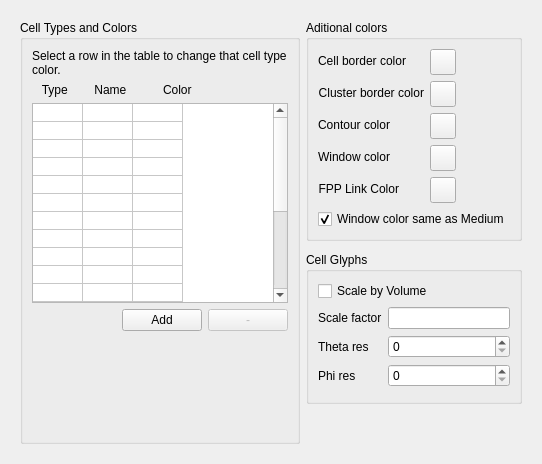
     <widget class="QWidget" name="tab_cell_type">
      <attribute name="title">
       <string>Cells/Colors</string>
      </attribute>
      <layout class="QHBoxLayout" name="horizontalLayout_24">
       <item>
        <widget class="QFrame" name="frame_1">
         <property name="title" stdset="0">
          <string/>
         </property>
         <layout class="QHBoxLayout" name="horizontalLayout_13">
          <item>
           <widget class="QGroupBox" name="groupBox_14">
            <property name="title">
             <string>Cell Types and Colors</string>
            </property>
            <layout class="QVBoxLayout" name="verticalLayout_16">
             <item>
              <widget class="QLabel" name="selectCellColorLabel">
               <property name="sizePolicy">
                <sizepolicy hsizetype="Preferred" vsizetype="Maximum">
                 <horstretch>0</horstretch>
                 <verstretch>0</verstretch>
                </sizepolicy>
               </property>
               <property name="text">
                <string>Select a row in the table to change that cell type color.</string>
               </property>
               <property name="textFormat">
                <enum>Qt::PlainText</enum>
               </property>
               <property name="alignment">
                <set>Qt::AlignLeading|Qt::AlignLeft|Qt::AlignTop</set>
               </property>
               <property name="wordWrap">
                <bool>true</bool>
               </property>
               <property name="textInteractionFlags">
                <set>Qt::NoTextInteraction</set>
               </property>
              </widget>
             </item>
             <item>
              <widget class="QLabel" name="label_35">
               <property name="text">
                <string>   Type        Name           Color</string>
               </property>
              </widget>
             </item>
             <item>
              <widget class="QTableWidget" name="typeColorTable">
               <property name="enabled">
                <bool>true</bool>
               </property>
               <property name="sizePolicy">
                <sizepolicy hsizetype="MinimumExpanding" vsizetype="Fixed">
                 <horstretch>0</horstretch>
                 <verstretch>0</verstretch>
                </sizepolicy>
               </property>
               <property name="minimumSize">
                <size>
                 <width>200</width>
                 <height>200</height>
                </size>
               </property>
               <property name="horizontalScrollBarPolicy">
                <enum>Qt::ScrollBarAlwaysOff</enum>
               </property>
               <property name="editTriggers">
                <set>QAbstractItemView::NoEditTriggers</set>
               </property>
               <property name="selectionMode">
                <enum>QAbstractItemView::SingleSelection</enum>
               </property>
               <property name="iconSize">
                <size>
                 <width>0</width>
                 <height>0</height>
                </size>
               </property>
               <property name="showGrid">
                <bool>true</bool>
               </property>
               <property name="wordWrap">
                <bool>false</bool>
               </property>
               <property name="cornerButtonEnabled">
                <bool>false</bool>
               </property>
               <property name="rowCount">
                <number>20</number>
               </property>
               <property name="columnCount">
                <number>3</number>
               </property>
               <attribute name="horizontalHeaderVisible">
                <bool>false</bool>
               </attribute>
               <attribute name="horizontalHeaderCascadingSectionResizes">
                <bool>true</bool>
               </attribute>
               <attribute name="horizontalHeaderDefaultSectionSize">
                <number>50</number>
               </attribute>
               <attribute name="horizontalHeaderHighlightSections">
                <bool>false</bool>
               </attribute>
               <attribute name="verticalHeaderVisible">
                <bool>false</bool>
               </attribute>
               <attribute name="verticalHeaderMinimumSectionSize">
                <number>11</number>
               </attribute>
               <attribute name="verticalHeaderDefaultSectionSize">
                <number>18</number>
               </attribute>
               <attribute name="verticalHeaderHighlightSections">
                <bool>false</bool>
               </attribute>
               <attribute name="verticalHeaderShowSortIndicator" stdset="0">
                <bool>true</bool>
               </attribute>
               <attribute name="verticalHeaderStretchLastSection">
                <bool>false</bool>
               </attribute>
               <row/>
               <row/>
               <row/>
               <row/>
               <row/>
               <row/>
               <row/>
               <row/>
               <row/>
               <row/>
               <row/>
               <row/>
               <row/>
               <row/>
               <row/>
               <row/>
               <row/>
               <row/>
               <row/>
               <row/>
               <column/>
               <column/>
               <column/>
               <item row="0" column="1">
                <property name="text">
                 <string/>
                </property>
               </item>
              </widget>
             </item>
             <item>
              <layout class="QHBoxLayout" name="horizontalLayout_11">
               <item>
                <spacer name="horizontalSpacer_16">
                 <property name="orientation">
                  <enum>Qt::Horizontal</enum>
                 </property>
                 <property name="sizeHint" stdset="0">
                  <size>
                   <width>40</width>
                   <height>20</height>
                  </size>
                 </property>
                </spacer>
               </item>
               <item>
                <widget class="QPushButton" name="addCellTypeButton">
                 <property name="enabled">
                  <bool>true</bool>
                 </property>
                 <property name="text">
                  <string>Add</string>
                 </property>
                 <property name="autoDefault">
                  <bool>false</bool>
                 </property>
                 <property name="default">
                  <bool>false</bool>
                 </property>
                </widget>
               </item>
               <item>
                <widget class="QPushButton" name="deleteCellTypeButton">
                 <property name="enabled">
                  <bool>false</bool>
                 </property>
                 <property name="toolTip">
                  <string>Remove an item</string>
                 </property>
                 <property name="text">
                  <string>-</string>
                 </property>
                 <property name="autoDefault">
                  <bool>false</bool>
                 </property>
                </widget>
               </item>
              </layout>
             </item>
             <item>
              <spacer name="verticalSpacer_7">
               <property name="orientation">
                <enum>Qt::Vertical</enum>
               </property>
               <property name="sizeHint" stdset="0">
                <size>
                 <width>20</width>
                 <height>10</height>
                </size>
               </property>
              </spacer>
             </item>
            </layout>
           </widget>
          </item>
          <item>
           <layout class="QVBoxLayout" name="verticalLayout_17">
            <item>
             <widget class="QGroupBox" name="groupBox_11">
              <property name="title">
               <string>Aditional colors</string>
              </property>
              <layout class="QFormLayout" name="formLayout">
               <item row="1" column="0">
                <widget class="QLabel" name="borderColorLabel">
                 <property name="text">
                  <string>Cell border color</string>
                 </property>
                 <property name="alignment">
                  <set>Qt::AlignRight|Qt::AlignTrailing|Qt::AlignVCenter</set>
                 </property>
                </widget>
               </item>
               <item row="1" column="1">
                <widget class="QToolButton" name="cellBorderColorButton">
                 <property name="minimumSize">
                  <size>
                   <width>26</width>
                   <height>26</height>
                  </size>
                 </property>
                 <property name="maximumSize">
                  <size>
                   <width>26</width>
                   <height>26</height>
                  </size>
                 </property>
                 <property name="toolTip">
                  <string>&lt;html&gt;&lt;head/&gt;&lt;body&gt;&lt;p&gt;Sets cell boundary color&lt;/p&gt;&lt;/body&gt;&lt;/html&gt;</string>
                 </property>
                 <property name="text">
                  <string/>
                 </property>
                </widget>
               </item>
               <item row="2" column="0">
                <widget class="QLabel" name="clusterBorderColorLabel">
                 <property name="text">
                  <string>Cluster border color</string>
                 </property>
                 <property name="alignment">
                  <set>Qt::AlignRight|Qt::AlignTrailing|Qt::AlignVCenter</set>
                 </property>
                </widget>
               </item>
               <item row="2" column="1">
                <widget class="QToolButton" name="clusterBorderColorButton">
                 <property name="minimumSize">
                  <size>
                   <width>26</width>
                   <height>26</height>
                  </size>
                 </property>
                 <property name="maximumSize">
                  <size>
                   <width>26</width>
                   <height>26</height>
                  </size>
                 </property>
                 <property name="toolTip">
                  <string>&lt;html&gt;&lt;head/&gt;&lt;body&gt;&lt;p&gt;Sets cell cluster boundary color&lt;/p&gt;&lt;/body&gt;&lt;/html&gt;</string>
                 </property>
                 <property name="text">
                  <string/>
                 </property>
                </widget>
               </item>
               <item row="3" column="0">
                <widget class="QLabel" name="contourColorLabel">
                 <property name="text">
                  <string>Contour color</string>
                 </property>
                 <property name="alignment">
                  <set>Qt::AlignRight|Qt::AlignTrailing|Qt::AlignVCenter</set>
                 </property>
                </widget>
               </item>
               <item row="3" column="1">
                <widget class="QToolButton" name="contourColorButton">
                 <property name="minimumSize">
                  <size>
                   <width>26</width>
                   <height>26</height>
                  </size>
                 </property>
                 <property name="maximumSize">
                  <size>
                   <width>26</width>
                   <height>26</height>
                  </size>
                 </property>
                 <property name="toolTip">
                  <string>&lt;html&gt;&lt;head/&gt;&lt;body&gt;&lt;p&gt;Sets chemical field contour color&lt;/p&gt;&lt;/body&gt;&lt;/html&gt;</string>
                 </property>
                 <property name="text">
                  <string/>
                 </property>
                </widget>
               </item>
               <item row="4" column="0">
                <widget class="QLabel" name="windowColorLabel">
                 <property name="text">
                  <string>Window color</string>
                 </property>
                 <property name="alignment">
                  <set>Qt::AlignRight|Qt::AlignTrailing|Qt::AlignVCenter</set>
                 </property>
                </widget>
               </item>
               <item row="4" column="1">
                <widget class="QToolButton" name="windowColorButton">
                 <property name="enabled">
                  <bool>true</bool>
                 </property>
                 <property name="minimumSize">
                  <size>
                   <width>26</width>
                   <height>26</height>
                  </size>
                 </property>
                 <property name="maximumSize">
                  <size>
                   <width>26</width>
                   <height>26</height>
                  </size>
                 </property>
                 <property name="toolTip">
                  <string>&lt;html&gt;&lt;head/&gt;&lt;body&gt;&lt;p&gt;Sets background color for the graphics window&lt;/p&gt;&lt;/body&gt;&lt;/html&gt;</string>
                 </property>
                 <property name="text">
                  <string/>
                 </property>
                </widget>
               </item>
               <item row="5" column="0">
                <widget class="QLabel" name="windowColorLabel_4">
                 <property name="text">
                  <string>FPP Link Color</string>
                 </property>
                 <property name="alignment">
                  <set>Qt::AlignRight|Qt::AlignTrailing|Qt::AlignVCenter</set>
                 </property>
                </widget>
               </item>
               <item row="5" column="1">
                <widget class="QToolButton" name="fppColorButton">
                 <property name="enabled">
                  <bool>true</bool>
                 </property>
                 <property name="minimumSize">
                  <size>
                   <width>26</width>
                   <height>26</height>
                  </size>
                 </property>
                 <property name="maximumSize">
                  <size>
                   <width>26</width>
                   <height>26</height>
                  </size>
                 </property>
                 <property name="toolTip">
                  <string>&lt;html&gt;&lt;head/&gt;&lt;body&gt;&lt;p&gt;Sets focal point plasticity (FPP) link color&lt;/p&gt;&lt;/body&gt;&lt;/html&gt;</string>
                 </property>
                 <property name="text">
                  <string/>
                 </property>
                </widget>
               </item>
               <item row="6" column="0" colspan="2">
                <widget class="QCheckBox" name="windowColorSameAsMediumCB">
                 <property name="text">
                  <string>Window color same as Medium</string>
                 </property>
                 <property name="checked">
                  <bool>true</bool>
                 </property>
                </widget>
               </item>
              </layout>
             </widget>
            </item>
            <item>
             <spacer name="verticalSpacer_9">
              <property name="orientation">
               <enum>Qt::Vertical</enum>
              </property>
              <property name="sizeType">
               <enum>QSizePolicy::Fixed</enum>
              </property>
              <property name="sizeHint" stdset="0">
               <size>
                <width>20</width>
                <height>5</height>
               </size>
              </property>
             </spacer>
            </item>
            <item>
             <widget class="QGroupBox" name="groupBox_4">
              <property name="title">
               <string>Cell Glyphs</string>
              </property>
              <layout class="QVBoxLayout" name="verticalLayout_12">
               <item>
                <layout class="QVBoxLayout" name="verticalLayout_11">
                 <item>
                  <widget class="QCheckBox" name="cellGlyphScaleByVolumeCheckBox">
                   <property name="toolTip">
                    <string>&lt;html&gt;&lt;head/&gt;&lt;body&gt;&lt;p&gt;When drawing cells as spheres (glyphs), this setting allows scaling of the size of the sphere based on actual cell volume&lt;/p&gt;&lt;/body&gt;&lt;/html&gt;</string>
                   </property>
                   <property name="text">
                    <string>Scale by Volume</string>
                   </property>
                  </widget>
                 </item>
                 <item>
                  <layout class="QGridLayout" name="gridLayout">
                   <item row="0" column="0">
                    <widget class="QLabel" name="label_9">
                     <property name="text">
                      <string>Scale factor</string>
                     </property>
                    </widget>
                   </item>
                   <item row="0" column="1">
                    <widget class="QLineEdit" name="cellGlyphScale">
                     <property name="toolTip">
                      <string>&lt;html&gt;&lt;head/&gt;&lt;body&gt;&lt;p&gt;Scale of sphere representing a cell &lt;/p&gt;&lt;/body&gt;&lt;/html&gt;</string>
                     </property>
                    </widget>
                   </item>
                   <item row="1" column="0">
                    <widget class="QLabel" name="label_10">
                     <property name="text">
                      <string>Theta res</string>
                     </property>
                    </widget>
                   </item>
                   <item row="1" column="1">
                    <widget class="QSpinBox" name="cellGlyphThetaRes">
                     <property name="toolTip">
                      <string>&lt;html&gt;&lt;head/&gt;&lt;body&gt;&lt;p&gt;part of accuracy metric that is used to determing how a sphere representing sphere will be rendered. The higher the nices sphere will look , but rendering will also be slower&lt;/p&gt;&lt;/body&gt;&lt;/html&gt;</string>
                     </property>
                    </widget>
                   </item>
                   <item row="2" column="0">
                    <widget class="QLabel" name="label_11">
                     <property name="text">
                      <string>Phi res</string>
                     </property>
                    </widget>
                   </item>
                   <item row="2" column="1">
                    <widget class="QSpinBox" name="cellGlyphPhiRes">
                     <property name="toolTip">
                      <string>&lt;html&gt;&lt;head/&gt;&lt;body&gt;&lt;p&gt;part of accuracy metric that is used to determing how a sphere representing sphere will be rendered. The higher the nices sphere will look , but rendering will also be slower&lt;/p&gt;&lt;/body&gt;&lt;/html&gt;</string>
                     </property>
                    </widget>
                   </item>
                  </layout>
                 </item>
                </layout>
               </item>
               <item>
                <spacer name="verticalSpacer_10">
                 <property name="orientation">
                  <enum>Qt::Vertical</enum>
                 </property>
                 <property name="sizeHint" stdset="0">
                  <size>
                   <width>20</width>
                   <height>5</height>
                  </size>
                 </property>
                </spacer>
               </item>
              </layout>
             </widget>
            </item>
            <item>
             <spacer name="verticalSpacer_8">
              <property name="orientation">
               <enum>Qt::Vertical</enum>
              </property>
              <property name="sizeHint" stdset="0">
               <size>
                <width>20</width>
                <height>40</height>
               </size>
              </property>
             </spacer>
            </item>
           </layout>
          </item>
         </layout>
        </widget>
       </item>
      </layout>
     </widget>
